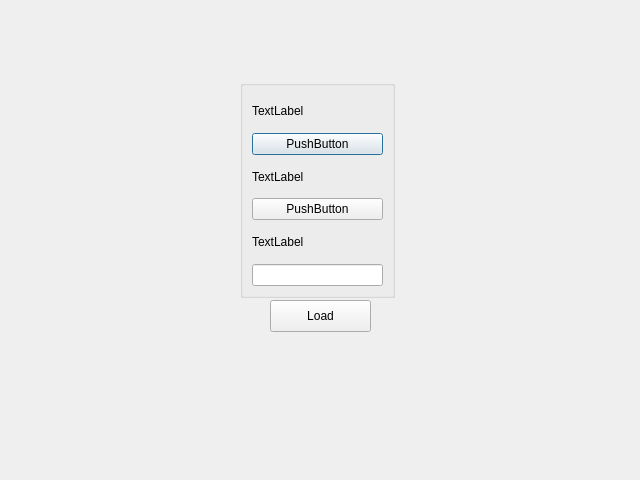
<?xml version="1.0" encoding="UTF-8"?>
<ui version="4.0">
 <class>dec_link</class>
 <widget class="QDialog" name="dec_link">
  <property name="geometry">
   <rect>
    <x>0</x>
    <y>0</y>
    <width>640</width>
    <height>480</height>
   </rect>
  </property>
  <property name="windowTitle">
   <string>Dialog</string>
  </property>
  <widget class="QGroupBox" name="groupBox">
   <property name="geometry">
    <rect>
     <x>240</x>
     <y>80</y>
     <width>155</width>
     <height>218</height>
    </rect>
   </property>
   <property name="title">
    <string/>
   </property>
   <layout class="QVBoxLayout" name="verticalLayout">
    <item>
     <widget class="QLabel" name="label">
      <property name="text">
       <string>TextLabel</string>
      </property>
     </widget>
    </item>
    <item>
     <widget class="QPushButton" name="pushButton_openfile">
      <property name="text">
       <string>PushButton</string>
      </property>
     </widget>
    </item>
    <item>
     <widget class="QLabel" name="label_2">
      <property name="text">
       <string>TextLabel</string>
      </property>
     </widget>
    </item>
    <item>
     <widget class="QPushButton" name="pushButton_load">
      <property name="text">
       <string>PushButton</string>
      </property>
     </widget>
    </item>
    <item>
     <widget class="QLabel" name="label_3">
      <property name="text">
       <string>TextLabel</string>
      </property>
     </widget>
    </item>
    <item>
     <widget class="QLineEdit" name="lineEdit_key"/>
    </item>
   </layout>
  </widget>
  <widget class="QPushButton" name="pushButton_done">
   <property name="geometry">
    <rect>
     <x>270</x>
     <y>300</y>
     <width>101</width>
     <height>32</height>
    </rect>
   </property>
   <property name="text">
    <string>Load</string>
   </property>
  </widget>
 </widget>
 <resources/>
 <connections/>
</ui>
